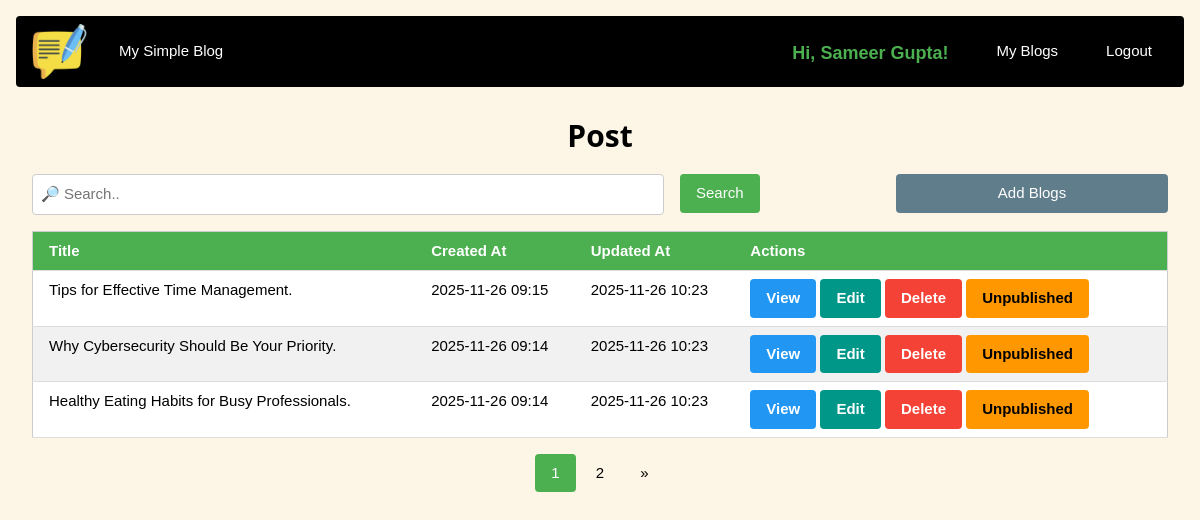
Screenshot of /blog (signed in) with the database file from the repository.
### src/models.py (models this page shows, shortened)
class User(db.Model, UserMixin):
    __tablename__ = "users"
    id = db.Column(db.Integer, primary_key=True)
    fullname = db.Column(db.String(120), nullable=False)
    email_id = db.Column(db.String(180), unique=True, nullable=False)
    password = db.Column(db.String(255), nullable=False)
    role = db.Column(SqlEnum(UserRole), default=UserRole.user, nullable=False)
    is_active = db.Column(db.Boolean, default=True, nullable=False)
    created_at = db.Column(db.DateTime, default=db.func.current_timestamp())
    updated_at = db.Column(
        db.DateTime,
        default=db.func.current_timestamp(),
        onupdate=db.func.current_timestamp(),
    )
    blogs = db.relationship("Blog", backref="author", lazy=True)

class Blog(db.Model):
    __tablename__ = "blogs"
    id = db.Column(db.Integer, primary_key=True)
    title = db.Column(db.String(300), nullable=False)
    body = db.Column(db.Text, nullable=False)
    status = db.Column(SqlEnum(BlogStatus), default=BlogStatus.draft, nullable=False)
    is_active = db.Column(db.Boolean, default=True, nullable=False)
    created_at = db.Column(db.DateTime, default=db.func.current_timestamp())
    updated_at = db.Column(
        db.DateTime,
        default=db.func.current_timestamp(),
        onupdate=db.func.current_timestamp(),
    )
    created_by = db.Column(db.Integer, db.ForeignKey("users.id"), nullable=False)

### src/routes.py (the view)
@main.route("/blog")
@login_required
def blog():
    page = request.args.get("page", 1, type=int)
    per_page = 3
    posts = (
        Blog.query.filter_by(created_by=current_user.id)
        .order_by(Blog.id.desc())
        .paginate(page=page, per_page=per_page)
    )
    return render_template("my-blog.html", posts=posts)

### src/routes.py (called while the page is built)
@login_manager.user_loader
def load_user(user_id):
    return User.query.get(int(user_id))

### templates/my-blog.html (shortened to what this page needs)
{% extends "layout.html" %}
{% block body %}
{% include "navigation.html"%}
{% if posts.items|length > 0 %}
<div class="w3-container w3-section">
    <h2 class="w3-center w3-bold">Post</h2>
    <div class="w3-row-padding w3-section w3-stretch">
        <div class="w3-container w3-threequarter">
            <form class="w3-row-padding w3-stretch">
                <div class="w3-container w3-threequarter">
                    <input type="text" class="w3-input w3-border w3-round" placeholder="&#128270; Search..">
                </div>
                <div class="w3-container w3-quarter">
                    <a href="#" class="w3-button w3-green w3-round"> Search </a>
                </div>
            </form>
        </div>
        <div class="w3-container w3-quarter">
            <a href="{{ url_for('main.create_blog') }}"
               class="w3-button w3-ripple w3-block w3-round w3-blue-gray">
                Add Blogs
            </a>
        </div>
    </div>
    <table class="w3-table-all w3-hoverable">
        <thead>
        <tr class="w3-green">
            <th>Title</th>
            <th>Created At</th>
            <th>Updated At</th>
            <th>Actions</th>
        </tr>
        </thead>
        {% for post in posts.items %}
        <tr>
            <td>{{ post.title }}</td>
            <td>{{ post.created_at.strftime('%Y-%m-%d %H:%M') }}</td>
            <td>{{ post.updated_at.strftime('%Y-%m-%d %H:%M') }}</td>
            <td class="action-btns">
                <a href="{{ url_for('main.view_blog', bid=post.id) }}"
                   class="w3-button w3-ripple w3-blue w3-round w3-bold">View</a>
                <a href="{{ url_for('main.edit_blog', bid=post.id) }}"
                   class="w3-button w3-ripple w3-teal w3-round w3-bold">Edit</a>
                <a href="{{ url_for('main.delete_blog', bid=post.id) }}"
                   class="w3-button w3-ripple w3-red w3-round w3-bold"
                   onclick="return confirm('Are you sure you want to delete this post?');">
                    Delete
                </a>
                {% if post.status.value in ["draft", "unpublished"] %}
                <a href="{{ url_for('main.toggle_status', bid=post.id) }}"
                   class="w3-button w3-ripple w3-green w3-round w3-bold">
                    Published
                </a>
                {% else %}
                <a href="{{ url_for('main.toggle_status', bid=post.id) }}"
                   class="w3-button w3-ripple w3-orange w3-round w3-bold">
                    Unpublished
                </a>
                {% endif %}
            </td>
        </tr>
        {% endfor %}
    </table>
</div>
{% endif %}
<div class="w3-center">
    <div class="w3-bar">
        {% for p in posts.iter_pages(left_edge=1, right_edge=1, left_current=2, right_current=2) %}
        {% if p %}
        {% if p == posts.page %}
        <a href="{{ url_for('main.blog', page=p) }}" class="w3-button w3-green w3-round">{{ p }}</a>
        {% else %}
        <a href="{{ url_for('main.blog', page=p) }}" class="w3-button w3-round">{{ p }}</a>
        {% endif %}
        {% else %}
        ...
        {% endif %}
        {% endfor %}
        {% if posts.has_next %}
        <a href="{{ url_for('main.blog', page=posts.next_num) }}" class="w3-button w3-round">&raquo;</a>
        {% endif %}
    </div>
</div>
{% endblock %}

### templates/layout.html (shortened to what this page needs)
<!doctype html>
<html lang="en">
<head>
    <link rel="stylesheet" href="{{ url_for('static', filename='css/style.css') }}">
</head>
<body class="w3-container w3-sand">
{% block body %}
{% endblock %}
</body>
</html>

### templates/navigation.html (shortened to what this page needs)
<div class="w3-bar w3-black w3-section w3-round">
    <span class="w3-bar-item">
        <img src="{{ url_for('static', filename='img/blogging.png') }}" alt="logo" height="55" width="55">
    </span>
    <a href="{{ url_for('main.index') }}"
       class="w3-bar-item w3-button w3-hover-none w3-hover-text-green w3-border-black w3-bottombar w3-hover-border-green w3-margin-top">
        My Simple Blog
    </a>
    {% if current_user.is_authenticated %}
    <a href="{{ url_for('main.logout') }}"
       class="w3-bar-item w3-button w3-hover-none w3-hover-text-green w3-border-black w3-bottombar w3-hover-border-green w3-right w3-margin-top w3-margin-right">
        Logout
    </a>
    <a href="{{ url_for('main.blog') }}"
       class="w3-bar-item w3-button w3-hover-none w3-hover-text-green w3-border-black w3-bottombar w3-hover-border-green w3-right w3-margin-top w3-margin-right">
        My Blogs
    </a>
    <span class="w3-bar-item w3-margin-top w3-bold w3-large w3-text-green w3-right w3-margin-right">Hi, {{ current_user.fullname }}!</span>
    {% endif %}
</div>

### static/css/style.css (style rules this page uses)
html { box-sizing: border-box }
*, *:before, *:after { box-sizing: inherit }
html { -ms-text-size-adjust: 100%; -webkit-text-size-adjust: 100% }
body { margin: 0 }
a { background-color: transparent }
img { border-style: none }
button, input, select, textarea, optgroup { font: inherit; margin: 0 }
button, input { overflow: visible }
html, body { font-family: Verdana, sans-serif; font-size: 15px; line-height: 1.5 }
html { overflow-x: hidden }
h2 { font-size: 30px }
h1, h2, h3, h4, h5, h6 { font-family: "Segoe UI", Arial, sans-serif; font-weight: 400; margin: 10px 0 }
img { vertical-align: middle }
a { color: inherit }
.w3-table, .w3-table-all { border-collapse: collapse; border-spacing: 0; width: 100%; display: table }
.w3-table-all { border: 1px solid #ccc }
.w3-bordered tr, .w3-table-all tr { border-bottom: 1px solid #ddd }
.w3-table-all tr:nth-child(odd) { background-color: #fff }
.w3-table-all tr:nth-child(even) { background-color: #f1f1f1 }
.w3-table td, .w3-table th, .w3-table-all td, .w3-table-all th { padding: 8px 8px; display: table-cell; text-align: left; vertical-align: top }
.w3-table th:first-child, .w3-table td:first-child, .w3-table-all th:first-child, .w3-table-all td:first-child { padding-left: 16px }
.w3-btn, .w3-button { border: none; display: inline-block; padding: 8px 16px; vertical-align: middle; overflow: hidden; text-decoration: none; color: inherit; background-color: inherit; text-align: center; cursor: pointer; white-space: nowrap }
.w3-btn, .w3-button { -webkit-touch-callout: none; -webkit-user-select: none; -khtml-user-select: none; -moz-user-select: none; -ms-user-select: none; user-select: none }
.w3-ripple { transition: opacity 0s }
.w3-input { padding: 8px; display: block; border: none; border-bottom: 1px solid #ccc; width: 100% }
.w3-bar { width: 100%; overflow: hidden }
.w3-center .w3-bar { display: inline-block; width: auto }
.w3-bar .w3-bar-item { padding: 8px 16px; float: left; width: auto; border: none; display: block; outline: 0 }
.w3-bar .w3-button { white-space: normal }
.w3-block { display: block; width: 100% }
.w3-container:after, .w3-container:before, .w3-panel:after, .w3-panel:before, .w3-row:after, .w3-row:before, .w3-row-padding:after, .w3-row-padding:before, .w3-cell-row:before, .w3-cell-row:after, .w3-clear:after, .w3-clear:before, .w3-bar:before, .w3-bar:after { content: ""; display: table; clear: both }
.w3-col, .w3-half, .w3-third, .w3-twothird, .w3-threequarter, .w3-quarter { float: left; width: 100% }
@media (min-width:601px) { .w3-col.m3, .w3-quarter { width: 24.99999% } }
@media (min-width:601px) { .w3-col.m9, .w3-threequarter { width: 74.99999% } }
.w3-stretch { margin-left: -16px; margin-right: -16px }
.w3-round, .w3-round-medium { border-radius: 4px }
.w3-row-padding, .w3-row-padding>.w3-half, .w3-row-padding>.w3-third, .w3-row-padding>.w3-twothird, .w3-row-padding>.w3-threequarter, .w3-row-padding>.w3-quarter, .w3-row-padding>.w3-col { padding: 0 8px }
.w3-container, .w3-panel { padding: 0.01em 16px }
.w3-text-bold, .w3-bold { font-weight: bold }
.w3-large { font-size: 18px !important }
.w3-center { text-align: center !important }
.w3-border { border: 1px solid #ccc !important }
.w3-bottombar { border-bottom: 6px solid #ccc !important }
.w3-section, .w3-code { margin-top: 16px !important; margin-bottom: 16px !important }
.w3-margin-top { margin-top: 16px !important }
.w3-margin-right { margin-right: 16px !important }
.w3-right { float: right !important }
.w3-blue, .w3-hover-blue:hover { color: #fff !important; background-color: #2196F3 !important }
.w3-blue-grey, .w3-hover-blue-grey:hover, .w3-blue-gray, .w3-hover-blue-gray:hover { color: #fff !important; background-color: #607d8b !important }
.w3-green, .w3-hover-green:hover { color: #fff !important; background-color: #4CAF50 !important }
.w3-orange, .w3-hover-orange:hover { color: #000 !important; background-color: #ff9800 !important }
.w3-red, .w3-hover-red:hover { color: #fff !important; background-color: #f44336 !important }
.w3-sand, .w3-hover-sand:hover { color: #000 !important; background-color: #fdf5e6 !important }
.w3-teal, .w3-hover-teal:hover { color: #fff !important; background-color: #009688 !important }
.w3-black, .w3-hover-black:hover { color: #fff !important; background-color: #000 !important }
.w3-text-green, .w3-hover-text-green:hover { color: #4CAF50 !important }
.w3-border-black, .w3-hover-border-black:hover { border-color: #000 !important }

### rows the page displays
User: fullname "Sameer Gupta"
Blog: title "Tips for Effective Time Management.", created_at "2025-11-26 09:15", updated_at "2025-11-26 10:23"
Blog: title "Why Cybersecurity Should Be Your Priority.", created_at "2025-11-26 09:14", updated_at "2025-11-26 10:23"
Blog: title "Healthy Eating Habits for Busy Professionals.", created_at "2025-11-26 09:14", updated_at "2025-11-26 10:23"

### other values shown
{{ p }} "1"
{{ p }} "2"
